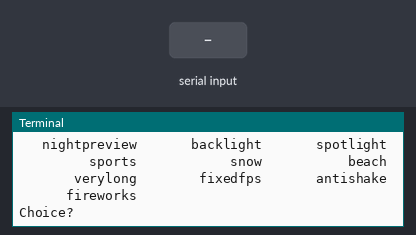
Bench run of a program on a simulated Raspberry Pi (BCM pin numbers). Parts: the last lines printed to the terminal. The inputs (shaded band) are chosen by the test bench. The clock reads 2024-03-15 10:24:30 at power-on unless the program sets it; the camera gives no picture and a still takes 0.5 s.

Above: at 1.2 s.
1.3 s: "brightness" typed at the terminal, then Enter
At 2.2 s:
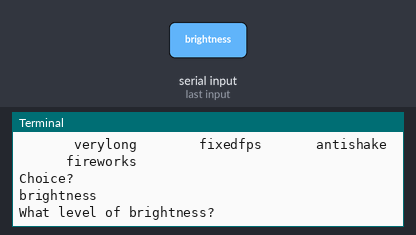
2.8 s: "2" typed at the terminal, then Enter
At 3.3 s:
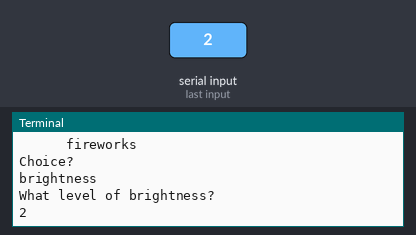
4.3 s: "contrast" typed at the terminal, then Enter
At 6.4 s:
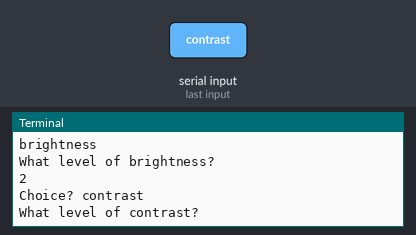

The program:

PiCamera.py
```python
# Joshua Sew-Hee
# 6/20/18
# This program shows the options available with the pi camera
# and allows the user to choose the effect wanted before
# taking the picture
# The image will be saved as the effect's name followed by
# the date and time when the picture was taken

"""
Brief summary of program:
This code displays the options available for the user to select before taking a picture.
After an effect is selected, the camera preview turns on and the picture is taken after a small delay (2 seconds).
The pictures is named by the effect applied on the picture, the date and the time during which the picture was taken.
To exit the program, type 'exit'."
"""

# Import necessay libraries
from picamera import PiCamera, Color
from time import sleep
from datetime import datetime

def cam_modes(modes):
    count = 0
    for mode in modes:
        if (count == 2):

            print("%15s" %mode)

            count = 0
        else:
            print("%15s" %mode, end=' ')
            count = count + 1


def camera_menu():
    print("brightness\tcontrast\tmax_res")

    effects = ['none', 'negative', 'solarize', 'sketch', 'denoise',
    'emboss', 'oilpaint', 'hatch', 'gpen', 'pastel', 'watercolor', 'film',
    'blur', 'saturation', 'colorswap', 'washedout', 'posterise', 'colorpoint',
    'colorbalance', 'cartoon', 'deinterlace1', 'deinterlace2']

    print("\nEffect modes: ")
    #for effect in effects:
    #    print(effect, end = '\t')

    cam_modes(effects)

    awb_modes = ['off', 'auto', 'sunlight', 'cloudy',
    'shade', 'tungsten', 'fluorescent', 'incandescent',
    'flash', 'horizon']

    print("\n\nAutowhitebalance modes: ")
    #for awb_mode in awb_modes:
    #    print(awb_mode, end = '\t')
    cam_modes(awb_modes)

    exposures = ['off', 'auto', 'night', 'nightpreview', 'backlight',
    'spotlight', 'sports', 'snow', 'beach', 'verylong', 'fixedfps',
    'antishake', 'fireworks']


    print("\n\nExposures modes: ")
    cam_modes(exposures)


print("Welcome to JSH Pi Camera.")
print("What would you like to do?")
print("Type one of the exact option names:")
camera_menu()

# gather current date and time add to picture name
current_date_time = datetime.now()
current_date_time = str(current_date_time)
element = current_date_time.split(' ')
date = element[0]
temp = element[1].split('.')
time = temp[0].replace(':','')

# path to save image in
path = '/home/pi/Desktop/'
# time before taking picture
delay = 2
# ask user for camera option
option = input("\nChoice? ")
# create an instance of the camera
camera = PiCamera()

while(option != "exit"):
    # close the camera to reset it
    camera.close()
    # re open the camera afresh
    camera = PiCamera()
    # for camera to be upright
    camera.rotation = 180
    # to alter the transparency of the camera preview by setting
    # an alpha level, which can be chosen from 0 to 255
    camera.start_preview(alpha=75)
    # Valid sizes are 6 to 160.
    # The default is 32.
    camera.annotate_text_size = 50
    # backgroud of text box
    # camera.annotate_background = Color('blue')
    # color of text in text box
    # camera.annotate_foreground = Color('red')
    if(option == 'brightness'):
        level = int(input("What level of brightness? "))
        camera.brightness = level
        # camera.annotate_text_size = 32
        camera.annotate_text = "Brightness: %s" % level
        sleep(delay)
        camera.capture(path + 'Brightness_%s_%s_%s.jpg' %(level,date,time))
        option = input("Choice? ")
    elif(option == 'contrast'):
        level = int(input("What level of contrast? "))
        camera.contrast = level
        camera.annotate_text = "Contrast: %s" % level
        sleep(delay)
        camera.capture(path + 'Contrast_%s_%s_%s.jpg' %(level,date,time))
        option = input("Choice? ")
    elif(option == 'max_res'):
        camera.resolution = (2592, 1944)
        camera.framerate = 15
        camera.annotate_text = "Max Resolution"
        sleep(delay)
        camera.capture(path + 'max_res_%s_%s.jpg' %(date,time))
        option = input("Choice? ")
    else:
        for effect in camera.IMAGE_EFFECTS:
            if option == effect:
                camera.image_effect = effect
                camera.annotate_text = "Effect: %s" % effect
                sleep(delay)
                camera.capture(path + 'Effect_%s_%s_%s.jpg' %(effect,date,time))

        for awb_mode in camera.AWB_MODES:
            if option == awb_mode:
                camera.awb_mode = awb_mode
                camera.annotate_text = "awb_mode: %s" % awb_mode
                sleep(delay)
                camera.capture(path + 'awb_%s_%s_%s".jpg' %(awb_mode,date,time))

        for exposure_mode in camera.EXPOSURE_MODES:
            if option == exposure_mode:
                camera.exposure_mode = exposure_mode
                camera.annotate_text = "Exposure_mode: %s" % exposure_mode
                sleep(delay)
                camera.capture(path + 'Exposure_%s_%s_%s.jpg' %(exposure_mode,date,time))

        option = input("Choice? ")

camera.stop_preview()
camera.close()
```

Measured:
- after the input at 1.3 s, the terminal: prints a new line at once (image 1)
- after the input at 2.8 s, the terminal: prints a new line at once (image 2)
- after the input at 4.3 s, the terminal: prints a new line after 1.0 s (image 3)
